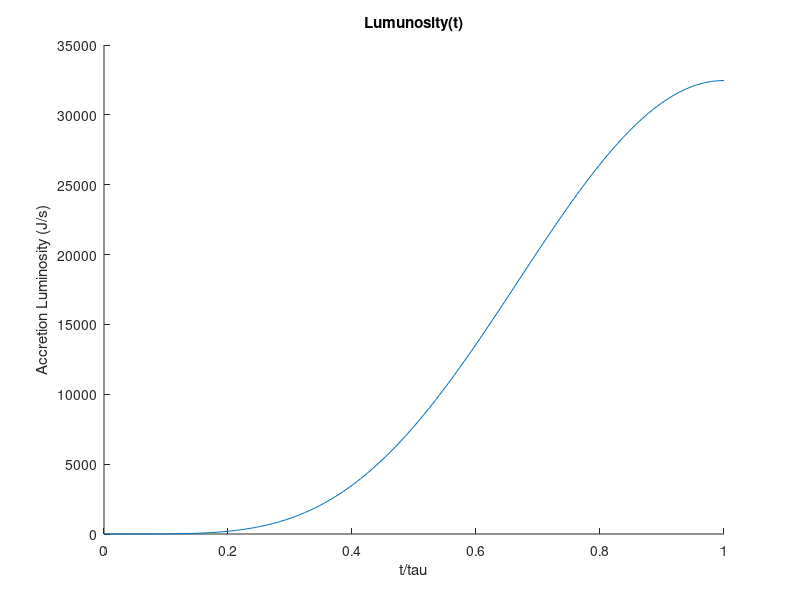

This chart was generated by the following MATLAB code:
t=linspace(0,500000);
lum = (3*sqrt(2)*(1.33e20)^(3/2)*((2e-6)*t-(2e-12)*t.^2).^5/2)/(5*pi*(3*696300000)^(5/2));
hold on
title('Lumunosity(t)');
xlabel('t/tau');
ylabel('Accretion Luminosity (J/s)');
plot(t/0.5e6,lum) 